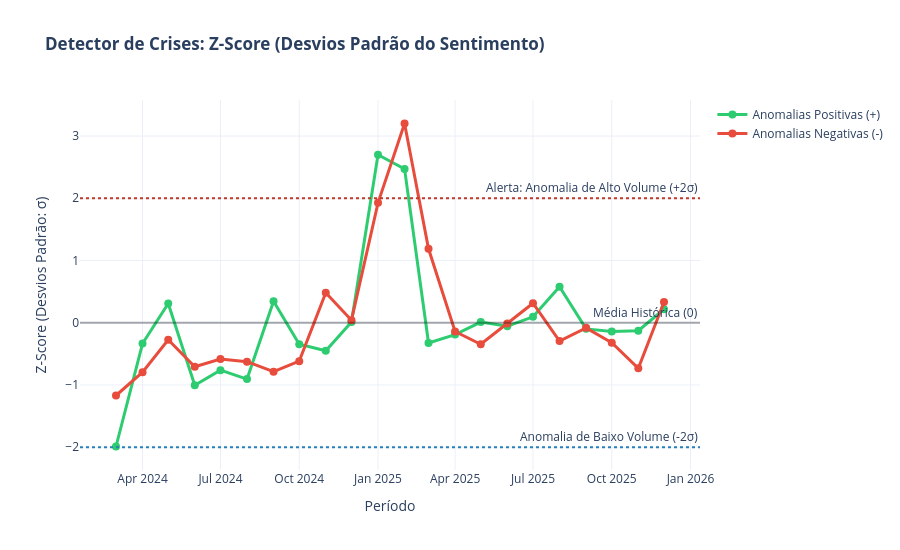

Notebook code for this chart:
### Markdown cell above
## 5. Dinâmica Temporal e Z-Score (Detector de Crises)

O gráfico diário ou mensal comum oscila muito. Para identificar crises estatisticamente válidas, usamos o **Z-Score** (Desvio Padrão).

**O que é o Z-Score?** Mede quantos desvios-padrão um valor está da média histórica. Na prática: se o volume de negativas em um mês está a +2 desvios da média, significa que esse volume é tão alto que só aconteceria por acaso em ~5% dos meses. É um evento fora do normal.

**Como ler:** A área entre as linhas pontilhadas (+2 e −2) é a "normalidade histórica" — 95% dos meses devem ficar dentro dessa faixa. Se a linha vermelha (negativas) ou verde (positivas) **rompe o limite de ±2**, ocorreu uma **anomalia estatística** — um evento que não pode ser explicado pelo acaso e que merece investigação contextual: o que aconteceu naquele mês?

### Code cell
# ======================================================================
# CÉLULA DE CÁLCULO - Z-SCORE TEMPORAL (DEFENSIVA)
# ======================================================================
import pandas as pd
import plotly.graph_objects as go

def calcular_zscore_temporal(df_input):
    """
    Calcula anomalias estatísticas (Z-Score) do sentimento midiático.
    Implementa programação defensiva para mitigar erros de estado do Jupyter.
    """
    # 1. Proteção do DataFrame original
    df_temp = df_input.copy()
    
    # 2. VERIFICAÇÃO E CORREÇÃO TEMPORAL
    if 'Ano_Mes' not in df_temp.columns:
        print("🔧 Aviso: Coluna 'Ano_Mes' ausente. Recriando pipeline temporal para o Z-Score...")
        # Se 'Data' existir, recriamos a topologia temporal
        if 'Data' in df_temp.columns:
            df_temp['Data'] = pd.to_datetime(df_temp['Data'], errors='coerce')
            df_temp['Ano_Mes'] = df_temp['Data'].dt.to_period('M').astype(str)
        else:
            raise KeyError("Erro crítico: A coluna base 'Data' também não foi encontrada no dataset.")

    # 3. MOTOR DE CÁLCULO ESTATÍSTICO
    # Agrupa contagem por mês e sentimento
    temp = df_temp.groupby(['Ano_Mes', 'Classificação']).size().unstack(fill_value=0).reset_index()
    
    # Garante que todas as colunas essenciais existam (evita KeyError em meses muito específicos)
    for col in ['POSITIVA', 'NEGATIVA', 'NEUTRA']:
        if col not in temp.columns: 
            temp[col] = 0
            
    # Calcula o Z-Score (Desvio Padrão)
    for col in ['POSITIVA', 'NEGATIVA', 'NEUTRA']:
        mean = temp[col].mean()
        std = temp[col].std() if temp[col].std() > 0 else 1 # Evita divisão por zero
        temp[f'Z_{col}'] = (temp[col] - mean) / std
        
    return temp

# ======================================================================
# EXECUÇÃO E PLOTAGEM
# ======================================================================

# Chamada protegida
df_zscore = calcular_zscore_temporal(df)

fig_zscore = go.Figure()

# Configuração das linhas
series = [
    ('Z_POSITIVA', 'Anomalias Positivas (+)', '#2ecc71'), 
    ('Z_NEGATIVA', 'Anomalias Negativas (-)', '#e74c3c')
]

for col, name, color in series:
    if col in df_zscore.columns:
        fig_zscore.add_trace(go.Scatter(
            x=df_zscore['Ano_Mes'], 
            y=df_zscore[col], 
            mode='lines+markers', 
            name=name, 
            line=dict(color=color, width=3),
            marker=dict(size=8)
        ))

# Linhas de Referência Estatística
fig_zscore.add_hline(y=2, line_dash="dot", line_color="#c0392b", annotation_text="Alerta: Anomalia de Alto Volume (+2σ)")
fig_zscore.add_hline(y=-2, line_dash="dot", line_color="#2980b9", annotation_text="Anomalia de Baixo Volume (-2σ)")
fig_zscore.add_hline(y=0, line_dash="solid", line_color="black", opacity=0.3, annotation_text="Média Histórica (0)")

fig_zscore.update_layout(
    title="<b>Detector de Crises: Z-Score (Desvios Padrão do Sentimento)</b>", 
    template="plotly_white", 
    hovermode="x unified", 
    height=550,
    yaxis_title="Z-Score (Desvios Padrão: σ)",
    xaxis_title="Período"
)

fig_zscore.show()

### Figure 1 — Plotly figure (JSON) as saved in the notebook; plotly's stock layout.template omitted (floating-point values rounded to 4 significant figures)
{"data": [{"line": {"color": "#2ecc71", "width": 3}, "marker": {"size": 8}, "mode": "lines+markers", "name": "Anomalias Positivas (+)", "type": "scatter", "x": ["2024-03", "2024-04", "2024-05", "2024-06", "2024-07", "2024-08", "2024-09", "2024-10", "2024-11", "2024-12", "2025-01", "2025-02", "2025-03", "2025-04", "2025-05", "2025-06", "2025-07", "2025-08", "2025-09", "2025-10", "2025-11", "2025-12"], "y": [-1.989, -0.334, 0.3088, -1.006, -0.7625, -0.9053, 0.3466, -0.3466, -0.4516, 0.0105, 2.699, 2.472, -0.3256, -0.1911, 0.0105, -0.05671, 0.09452, 0.5776, -0.09872, -0.1407, -0.1281, 0.2164]}, {"line": {"color": "#e74c3c", "width": 3}, "marker": {"size": 8}, "mode": "lines+markers", "name": "Anomalias Negativas (-)", "type": "scatter", "x": ["2024-03", "2024-04", "2024-05", "2024-06", "2024-07", "2024-08", "2024-09", "2024-10", "2024-11", "2024-12", "2025-01", "2025-02", "2025-03", "2025-04", "2025-05", "2025-06", "2025-07", "2025-08", "2025-09", "2025-10", "2025-11", "2025-12"], "y": [-1.17, -0.7957, -0.2732, -0.7065, -0.5833, -0.6258, -0.7872, -0.6173, 0.4829, 0.04113, 1.927, 3.202, 1.188, -0.1415, -0.3454, -0.0141, 0.313, -0.2945, -0.08206, -0.32, -0.732, 0.3342]}], "layout": {"annotations": [{"showarrow": false, "text": "Alerta: Anomalia de Alto Volume (+2σ)", "x": 1, "xanchor": "right", "xref": "x domain", "y": 2, "yanchor": "bottom", "yref": "y"}, {"showarrow": false, "text": "Anomalia de Baixo Volume (-2σ)", "x": 1, "xanchor": "right", "xref": "x domain", "y": -2, "yanchor": "bottom", "yref": "y"}, {"showarrow": false, "text": "Média Histórica (0)", "x": 1, "xanchor": "right", "xref": "x domain", "y": 0, "yanchor": "bottom", "yref": "y"}], "height": 550, "hovermode": "x unified", "shapes": [{"line": {"color": "#c0392b", "dash": "dot"}, "type": "line", "x0": 0, "x1": 1, "xref": "x domain", "y0": 2, "y1": 2, "yref": "y"}, {"line": {"color": "#2980b9", "dash": "dot"}, "type": "line", "x0": 0, "x1": 1, "xref": "x domain", "y0": -2, "y1": -2, "yref": "y"}, {"line": {"color": "black", "dash": "solid"}, "opacity": 0.3, "type": "line", "x0": 0, "x1": 1, "xref": "x domain", "y0": 0, "y1": 0, "yref": "y"}], "title": {"text": "<b>Detector de Crises: Z-Score (Desvios Padrão do Sentimento)</b>"}, "xaxis": {"title": {"text": "Período"}}, "yaxis": {"title": {"text": "Z-Score (Desvios Padrão: σ)"}}}}
